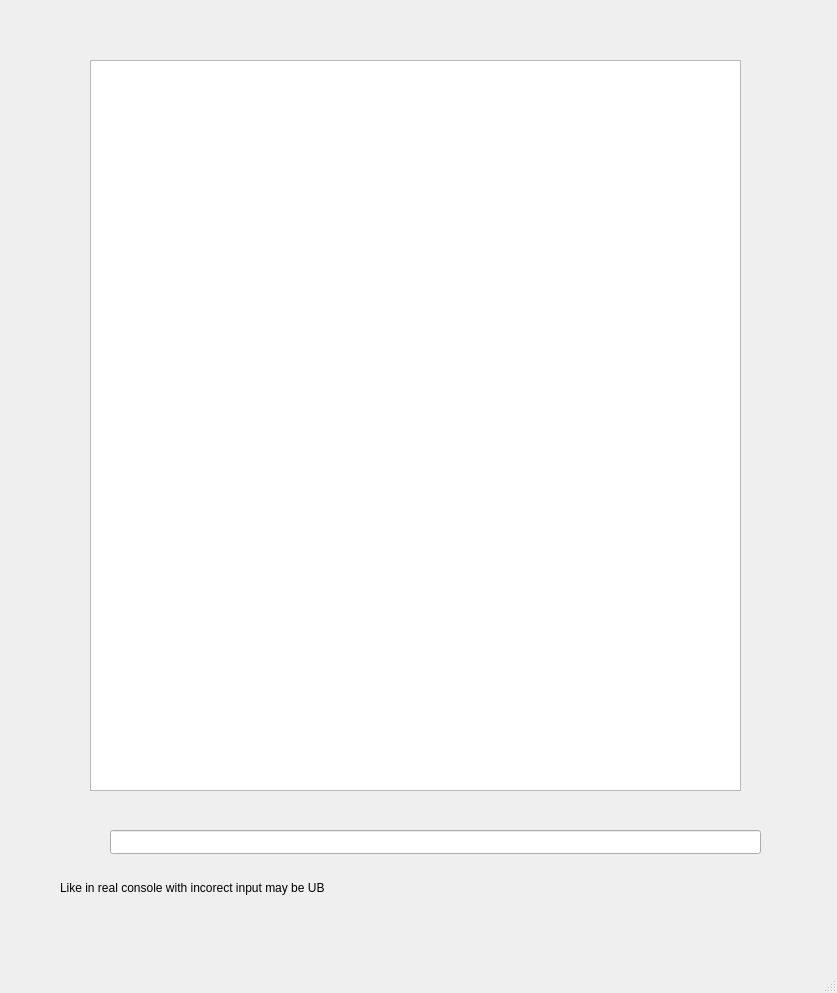
<?xml version="1.0" encoding="UTF-8"?>
<ui version="4.0">
 <class>MainWindow</class>
 <widget class="QMainWindow" name="MainWindow">
  <property name="geometry">
   <rect>
    <x>0</x>
    <y>0</y>
    <width>837</width>
    <height>993</height>
   </rect>
  </property>
  <property name="windowTitle">
   <string>MainWindow</string>
  </property>
  <widget class="QWidget" name="centralwidget">
   <widget class="QLineEdit" name="lineEdit">
    <property name="geometry">
     <rect>
      <x>110</x>
      <y>830</y>
      <width>651</width>
      <height>24</height>
     </rect>
    </property>
    <property name="readOnly">
     <bool>true</bool>
    </property>
   </widget>
   <widget class="QTextEdit" name="textEdit">
    <property name="geometry">
     <rect>
      <x>90</x>
      <y>60</y>
      <width>651</width>
      <height>731</height>
     </rect>
    </property>
    <property name="readOnly">
     <bool>true</bool>
    </property>
   </widget>
   <widget class="QLabel" name="label">
    <property name="geometry">
     <rect>
      <x>60</x>
      <y>880</y>
      <width>681</width>
      <height>16</height>
     </rect>
    </property>
    <property name="text">
     <string>Like in real console with incorect input may be UB</string>
    </property>
   </widget>
  </widget>
  <widget class="QMenuBar" name="menubar">
   <property name="geometry">
    <rect>
     <x>0</x>
     <y>0</y>
     <width>837</width>
     <height>21</height>
    </rect>
   </property>
  </widget>
  <widget class="QStatusBar" name="statusbar"/>
 </widget>
 <resources/>
 <connections/>
</ui>
